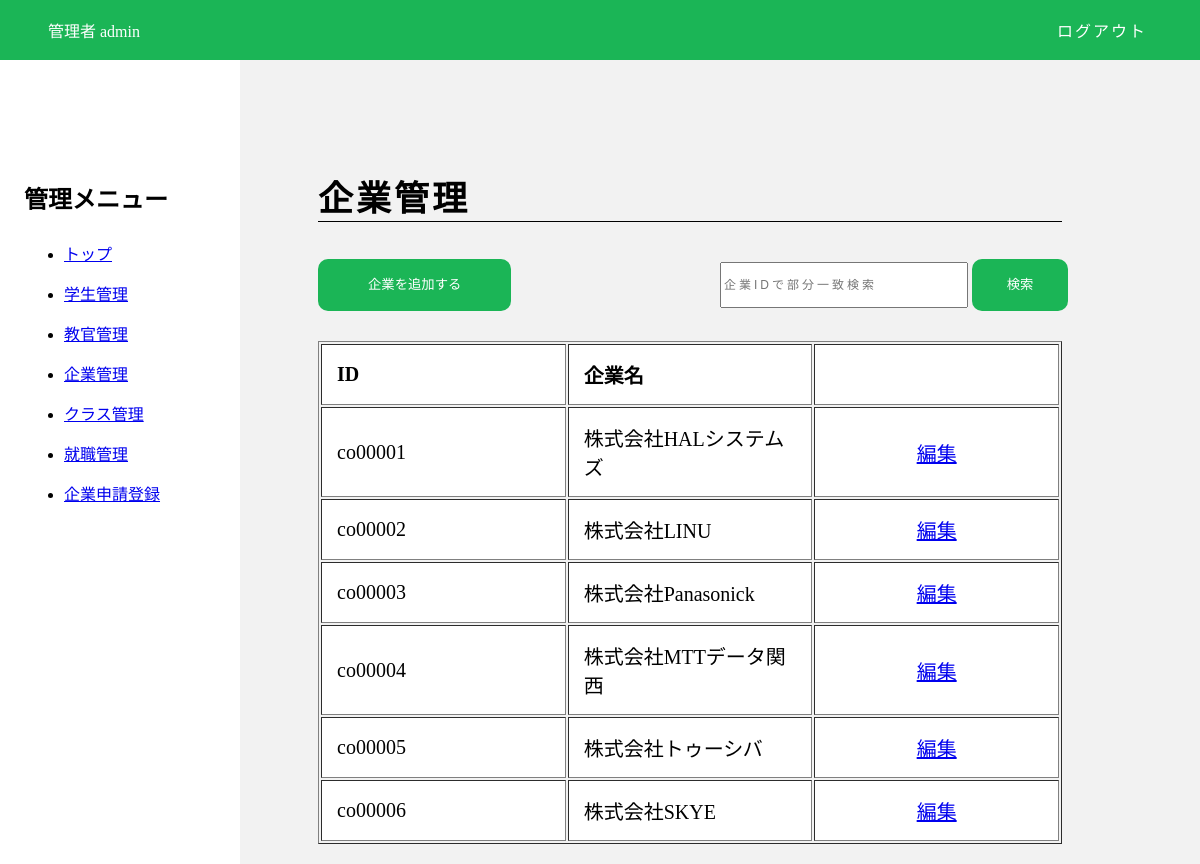
The page /adminpage/company.php on the database its author committed.
### tables this page shows
CREATE TABLE mt_company(
    c_id char(7),
    c_name varchar(30),
    c_names varchar(30),
    c_post char(7),
    c_address varchar(30),
    c_tel varchar(30),
    c_mail varchar(30),
    c_section varchar(30),
    PRIMARY KEY(c_id)
);

### adminpage/company.php (the view, shortened to what this page needs)
<?php
$dsn      = 'mysql:dbname=db26;host=localhost';
$user     = 'root';
$password = '';
try {
    $dbh = new PDO($dsn, $user, $password);
    if (!empty($_POST['id'])) {
        $id = $_POST['id'];
        $query = "SELECT * FROM mt_company WHERE c_id LIKE '%$id%';";
    } else {
        $query = "SELECT * FROM mt_company WHERE c_id LIKE '%co%';";
    }
    $stmt2 = $dbh->query($query);
    $count = $stmt2->rowCount();
} catch (PDOException $e) {
    print("データベースの接続に失敗しました" . $e->getMessage());
    die();
}
?>
<!DOCTYPE html>
<html lang="ja">
<head>
    <link rel="stylesheet" type="text/css" href="css/base.css">
    <link rel="stylesheet" type="text/css" href="css/button.css">
    <link rel="stylesheet" type="text/css" href="css/header.css">
    <link rel="stylesheet" type="text/css" href="css/read.css">
    <link rel="stylesheet" type="text/css" href="css/aside.css">
</head>
<body>
    <header>
        <div class="headwrrap">
            <div class="flex">
                <p>管理者&nbsp;admin</p>
            </div>
            <nav>
                <ul>
                    <li class="logout"><a href="../index.html">ログアウト</a>
                </ul>
            </nav>
        </div>
    </header>
    <section class="main">
        <div class="text">
            <div class="head_flex">
                <h1>企業管理</h1>
            </div>
            <div class="tb_flex">
                <form action="companyAdd.php" method="POST">
                    <button type="submit" name="btn" class="btn btn_add_width" value="destory">企業を追加する</button>
                </form>
                <form action="company.php" method="POST">
                    <div class="input-group mb-3">
                        <input type="text" name="id" placeholder="企業IDで部分一致検索" value="">
                        <button type="submit" name="search" class="btn btn-outline-secondary">検索</button>
                    </div>
                </form>
            </div>
            <?php
            if (!empty($stmt2)) {
                if ($count == 0) {
                    echo "<p>該当する企業がありません。再度企業IDを入力して検索してください。</p>";
                } else { ?>
                    <table border="1">
                        <tr>
                            <th>ID</th>
                            <th>企業名</th>
                            <th></th>
                        </tr>
                        <?php foreach ($stmt2 as $row) { ?>
                            <tr>
                                <td><?php echo $row['c_id']; ?></td>
                                <td><?php echo $row['c_name']; ?></td>
                                <td><a href="companyEd.php?page=<?php echo $row['c_id']; ?>">編集</a></td>
                            </tr>
                        <?php } ?>
                    </table>
            <?php }
            } ?>
        </div>
    </section>
    <aside id="sub">
        <h2>管理メニュー</h2>
        <ul>
            <li><a href="index.php">トップ</a></li>
            <li><a href="student.php">学生管理</a></li>
            <li><a href="teacher.php">教官管理</a></li>
            <li><a href="company.php">企業管理</a></li>
            <li><a href="#">クラス管理</a></li>
            <li><a href="#">就職管理</a></li>
            <li><a href="newCompany.php">企業申請登録</a>
            </li>
        </ul>
    </aside>
</body>
</html>

### adminpage/css/base.css (style rules this page uses)
body { background: #f2f2f2; margin: 0; padding: 0; margin: 0 auto; }
h1 { font-size: 35px; margin: 150px auto 37px auto; letter-spacing: 3px; border-bottom: 1px solid #000; text-align: left; }
.text { margin: 0 auto; text-align: center; width: 62vw; }
input { width: 40%; height: 40px; letter-spacing: 3px; }
.flex { display: flex; }

### adminpage/css/button.css (style rules this page uses)
.btn { background-color: #1bb556; border-radius: 10px; display: inline-block; transition: 0.5s; text-decoration: none; color: #fff; text-align: center; line-height: 50px; margin: 2% 37.5%; border: none; }
.btn_add_width { padding-left: 50px; padding-right: 50px; }

### adminpage/css/header.css (style rules this page uses)
body { margin: 0; padding: 0; }
header { position: fixed; top: 0; height: 60px; width: 100vw; background-color: #1bb556; box-sizing: border-box; color: white; }
.headwrrap { display: flex; justify-content: space-between; align-items: center; margin: 0 4vw; height: 100%; }
nav ul { margin: 0; padding: 0; }
nav li { list-style: none; display: inline-block; width: 10%; min-width: 90px; padding: 5px; letter-spacing: 2px; }
nav a { text-decoration: none; color: white; }

### adminpage/css/read.css (style rules this page uses)
.btn { margin: 0; }
.text { text-align: left; }
.tb_flex { display: flex; justify-content: space-between; }
input { width: 50%; }
.input-group { width: 40%; position: absolute; right: 0px; }
.btn-outline-secondary { width: 20%; }

### adminpage/css/aside.css (style rules this page uses)
#sub { box-sizing: border-box; top: 60px; height: 100%; width: 20%; position: fixed; overflow: hidden; background: #ffffff; padding: 100px 2%; }
.main { box-sizing: border-box; margin-left: 15%; padding: 20px 40px; }
#sub a { line-height: 2.5em; text-decoration: underline; }
table { margin: 30px auto 0 auto; width: 100%; font-size: 20px; }
th, td { padding: 15px; background-color: #fff; }
th { width: 30%; }
td a { display: block; text-align: center; }

### rows shown on the page
mt_company: c_id "co00001", c_name "株式会社HALシステムズ"
mt_company: c_id "co00002", c_name "株式会社LINU"
mt_company: c_id "co00003", c_name "株式会社Panasonick"
mt_company: c_id "co00004", c_name "株式会社MTTデータ関西"
mt_company: c_id "co00005", c_name "株式会社トゥーシバ"
mt_company: c_id "co00006", c_name "株式会社SKYE"
